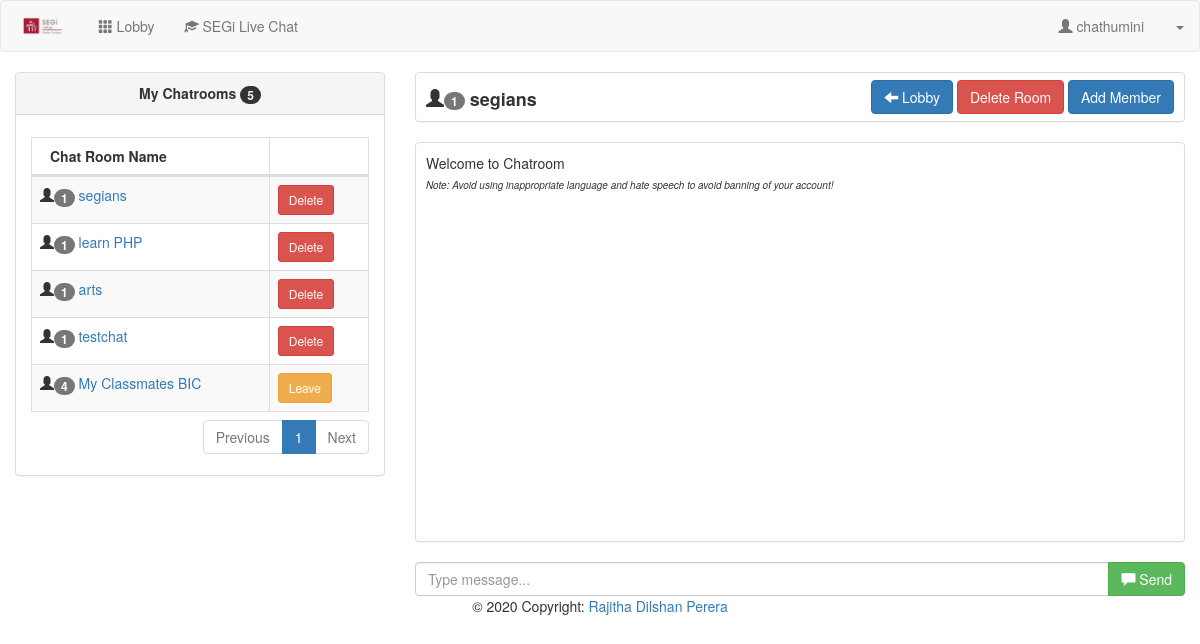
/user/chatroom.php?id=12 (signed in), run on the app's committed database.
### tables this page shows
CREATE TABLE `user` (
  `userid` int(11) NOT NULL,
  `username` varchar(30) NOT NULL,
  `password` varchar(150) NOT NULL,
  `uname` varchar(60) NOT NULL,
  `photo` varchar(200) NOT NULL,
  `access` int(1) NOT NULL
);

CREATE TABLE `chat_member` (
  `chat_memberid` int(11) NOT NULL,
  `chatroomid` int(11) NOT NULL,
  `userid` int(11) NOT NULL
);

CREATE TABLE `chatroom` (
  `chatroomid` int(11) NOT NULL,
  `chat_name` varchar(60) NOT NULL,
  `date_created` datetime NOT NULL,
  `chat_password` varchar(30) NOT NULL,
  `userid` int(11) NOT NULL
);

### user/session.php (called while the page is built, shortened)
<?php
	include('../conn.php');
	$sq=mysqli_query($conn,"select * from `user` where userid='".$_SESSION['id']."'");
	$srow=mysqli_fetch_array($sq);
	$user=$srow['username'];
?>

### user/mychat.php (the view)
<div class="col-lg-4">
	<div class="panel panel-default">
	<?php
		$me=mysqli_query($conn,"select * from chat_member left join chatroom on chatroom.chatroomid=chat_member.chatroomid where chat_member.userid='".$_SESSION['id']."' order by chatroom.date_created desc");
		$numme=mysqli_num_rows($me);
	?>
		<div class="panel-heading"><center><strong>My Chatrooms <span class="badge"><?php echo $numme; ?></span></strong></center></div>
		<div class="panel-body">
		<table width="100%" class="table table-striped table-bordered table-hover" id="myChatRoom">
			<thead>
			<th>Chat Room Name</th>
			<th></th>
			</thead>
			<tbody>
			<?php
				$my=mysqli_query($conn,"select * from chat_member left join chatroom on chatroom.chatroomid=chat_member.chatroomid where chat_member.userid='".$_SESSION['id']."' order by chatroom.date_created desc");
					while($myrow=mysqli_fetch_array($my)){
						$nq=mysqli_query($conn,"select * from chat_member where chatroomid='".$myrow['chatroomid']."'");
						?>
						<tr>
							<td><span class="glyphicon glyphicon-user"></span><span class="badge"><?php echo mysqli_num_rows($nq); ?></span> <a href="chatroom.php?id=<?php echo $myrow['chatroomid']; ?>"><?php echo $myrow['chat_name']; ?></a></td>
							<td>
								<?php
									$memb=mysqli_query($conn,"select * from chatroom where userid='".$_SESSION['id']."' and chatroomid='".$myrow['chatroomid']."'");
									if (mysqli_num_rows($memb)>0){
										?>
										<button type="button" class="btn btn-danger btn-sm delete2" value="<?php echo $myrow['chatroomid']; ?>">Delete</button>
										<?php
									}
									else{
										?>
										<button type="button" class="btn btn-warning btn-sm leave2" value="<?php echo $myrow['chatroomid']; ?>">Leave</button>
										<?php
									}
								?>
							</td>
						</tr>
						<?php
					}
			?>
			</tbody>
		</table>
		</div>
	</div>
</div>

### user/navbar.php (shortened to what this page needs)
<nav class="navbar navbar-default">
    <div class="container-fluid">
		<div class="navbar-header">
			<a class="navbar-brand" href="https://www.segikl.edu.my" target="_blank"> <img alt="SEGi" src="Segi.png" style="height:100%;"></a>
		</div>
		<ul class="nav navbar-nav">
			<li><a href="index.php"><span class="glyphicon glyphicon-th"></span> Lobby</a></li>
			<li><a><i class="glyphicon glyphicon-education"></i> SEGi Live Chat</a></li>
		</ul>
		<ul class="nav navbar-nav navbar-right">
			<li><a href="#account" data-toggle="modal"><span class="glyphicon glyphicon-user"></span> <?php echo $user; ?></a></li>
			<li class="dropdown">
				<a class="dropdown-toggle" data-toggle="dropdown" href="#"><span class="caret"></span></a>
			</li>
		</ul>
    </div>
</nav>

### user/room.php (shortened to what this page needs)
<div class="col-lg-8">
          <div class="panel panel-default" style="height:50px;">
		<span style="font-size:18px; margin-left:10px; position:relative; top:13px;"><strong><span  id="user_details"><span class="glyphicon glyphicon-user"></span><span class="badge"><?php echo mysqli_num_rows($cmem); ?></span></span> <?php echo $chatrow['chat_name']; ?></strong></span>
			<?php
				$rm=mysqli_query($conn,"select * from chat_member left join `user` on user.userid=chat_member.userid where chatroomid='$id'");
				while($rmrow=mysqli_fetch_array($rm)){
					?>
					<?php
						$creq=mysqli_query($conn,"select * from chatroom where chatroomid='$id'");
							?>
					<?php
				}
			?>
		<div class="pull-right" style="margin-right:10px; margin-top:7px;">
			<?php
				if ($chatrow['userid']==$_SESSION['id']){
					?>
					<a href="index.php" class="btn btn-primary"><span class="glyphicon glyphicon-arrow-left"></span> Lobby</a>
					<a href="#delete_room" data-toggle="modal" class="btn btn-danger">Delete Room</a>
					<a href="#add_member" data-toggle="modal" class="btn btn-primary">Add Member</a>
					<?php
				}
				else{
					?>
					<a href="index.php" class="btn btn-primary"><span class="glyphicon glyphicon-arrow-left"></span> Lobby</a>
					<a href="#leave_room" data-toggle="modal" class="btn btn-warning">Leave Room</a>
					<?php
				}
			?>
		</div>
	</div>
	<div>
		<div class="panel panel-default" style="height: 400px;">
			<div style="height:10px;"></div>
			<span style="margin-left:10px;">Welcome to Chatroom</span><br>
			<span style="font-size:10px; margin-left:10px;"><i>Note: Avoid using inappropriate language and hate speech to avoid banning of your account!</i></span>
			<div style="height:10px;"></div>
		</div>
		<div class="input-group">
			<input type="text" class="form-control" placeholder="Type message..." id="chat_msg" maxlength="500">
			<span class="input-group-btn">
			<button class="btn btn-success" type="submit" id="send_msg" value="<?php echo $id; ?>">
			<span class="glyphicon glyphicon-comment"></span> Send
			</button>
			</span>
		</div>
	</div>
</div>

### data on the page
user: username "chathumini"
chat_member: mysqli_num_rows($nq) "1", chatroomid.chat_name "segians"
chat_member: mysqli_num_rows($nq) "1", chatroomid.chat_name "learn PHP"
chat_member: mysqli_num_rows($nq) "1", chatroomid.chat_name "arts"
chat_member: mysqli_num_rows($nq) "1", chatroomid.chat_name "testchat"
chat_member: mysqli_num_rows($nq) "4", chatroomid.chat_name "My Classmates BIC"
chatroom: chat_name "segians"

### other printed values
$numme "5"
mysqli_num_rows($cmem) "1"
